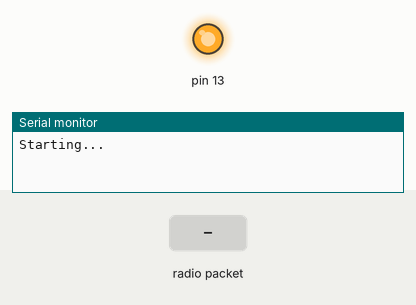
This sketch was run on a simulated Arduino Uno, built with avr-gcc and run on an emulated ATmega328P. Shown: output pins drawn as LEDs (lit = HIGH), the last lines printed to the serial monitor. Dashed ring = blinking. The test bench sets the inputs (shaded band). No radio packets arrive unless stated.

Above: at 0.1 s.
At 2.0 s:
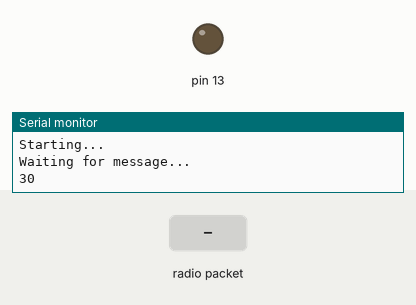
2.1 s: radio packet "1" arrives
At 2.2 s:
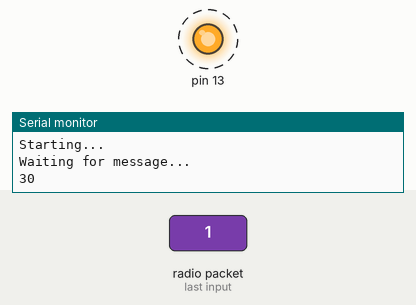
Timing chart, 0 to 5.1 s (numbered marks = the images above; inputs shaded):
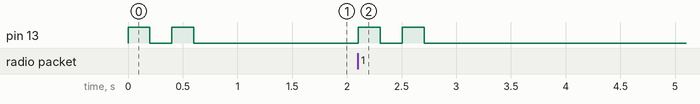

The sketch:

radio.ino
```cpp
#include <VirtualWire.h>

int emiter = 12;
int receiver = 11;

void setup() {
  Serial.begin(9600);
  vw_setup(2000); // initialisation de la bibliothèque VirtualWire à 2000 bauds
  vw_rx_start();

  pinMode(13, OUTPUT);

  Serial.println("Starting...");

  blink();
}

void loop() {
  receive();
}

void send() {
  Serial.println("Send");

  byte paquet[27];
  strcpy(paquet, "Hello World!"); // Préparation du paquet

  vw_send(paquet, 27); // Envoi du paquet

  vw_wait_tx(); // Attente de la fin de l'envoi
}

void receive() {
  byte message[VW_MAX_MESSAGE_LEN];
  byte taille_paquet = VW_MAX_MESSAGE_LEN;

  Serial.println("Waiting for message...");
  Serial.println(VW_MAX_MESSAGE_LEN);

  vw_wait_rx(); // On attend de recevoir quelque chose

  if (vw_get_message(message, &taille_paquet)) { // Réception du paquet
    blink();
    // Le paquet reçu est correct, on peut le traiter
    // A ce stade "taille_paquet" contient la taille du paquet de données reçu
    Serial.println("Receiving a message...");
    Serial.println((char*) message);
  }
}

void blink() {
  digitalWrite(13, HIGH);
  delay(200);
  digitalWrite(13, LOW);
  delay(200);
  digitalWrite(13, HIGH);
  delay(200);
  digitalWrite(13, LOW);
  delay(200);
}
```

Measured:
- after the input at 2.1 s, pin 13: alternates HIGH for 0.20 s and LOW for 0.20 s, 4 changes in all, then stays LOW, starting at once
